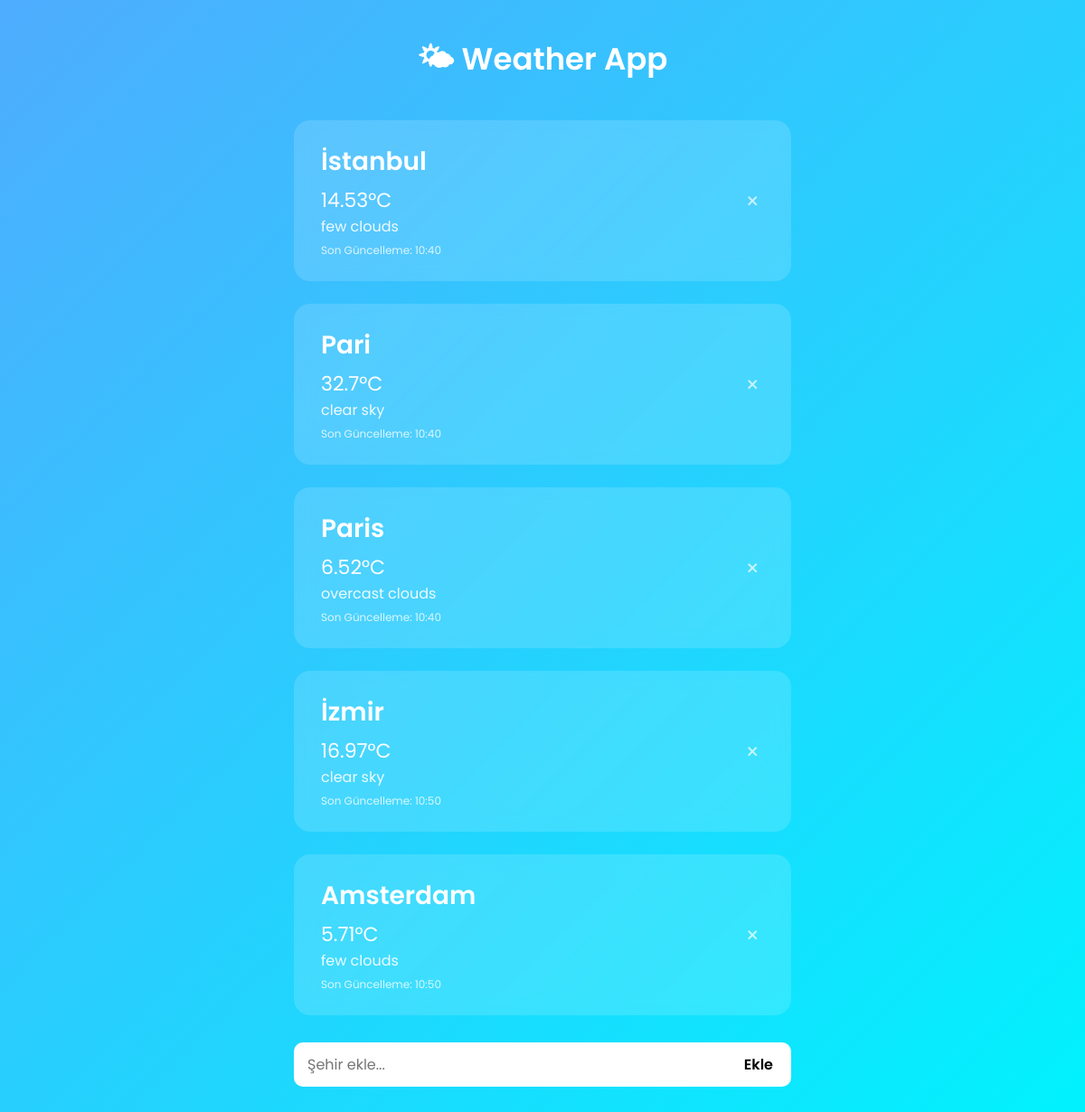
The page / on the database its author committed.
### weather/models.py (models this page shows, shortened)
class City(models.Model):
    name = models.CharField(max_length=25)
    temperature = models.FloatField(null=True, blank=True)
    description = models.CharField(max_length=100, null=True, blank=True)
    icon = models.CharField(max_length=20, null=True, blank=True)
    last_updated = models.DateTimeField(null=True, blank=True)

### weather/views.py (the view, shortened to what this page needs)
# urls.py: path('', views.index, name="index"),
def index(request):
    api_key = settings.WEATHER_API
    cities = City.objects.all()
    weather_data = []
    for city in cities:
        needs_update = False
        error = False
        if city.last_updated is None or (timezone.now() - city.last_updated) > timedelta(hours=1):
            needs_update = True
        if needs_update:
            try:
                url = f"http://api.openweathermap.org/data/2.5/weather?q={city.name}&units=metric&appid={api_key}"
                data = requests.get(url).json()
                if data.get('cod') == 200:
                    city.temperature = data['main']['temp']
                    city.description = data['weather'][0]['description']
                    city.icon = data['weather'][0]['icon']
                    city.last_updated = timezone.now()
                    city.save()
                else:
                    error = True
            except Exception as e:
                print(f"Hata: {e}")
                error = True
        city_weather = {
                    'city': city,
                    'temperature': city.temperature,
                    'description': city.description,
                    'icon': city.icon,
                    'error': error,
                }
        weather_data.append(city_weather)
    context = {
        'weather_data':weather_data,
    }
    return render(request, 'weather/base.html', context)

### weather/templates/weather/base.html (shortened to what this page needs)
<!DOCTYPE html>
<html lang="tr">
<head>
</head>
<body>
    <div class="container">
        <h1 class="title">🌤 Weather App</h1>
        {% for weather in weather_data %}
        <div class="weather-card">
            <div class="left">
                <span class="city">{{ weather.city.name }}</span>
                <span class="temp">{{ weather.temperature }}°C</span>
                <span class="desc">{{ weather.description }}</span>
                <div style="font-size: 12px; margin-top: 5px; opacity: 0.8;">
                    Son Güncelleme: {{ weather.city.last_updated|date:"H:i" }}
                </div>
            </div>
            <div style="display: flex; align-items: center;">
                <a href="{% url 'delete_city' weather.city.id %}" style="text-decoration: none;">
                    <button class="delete-btn" title="Şehri Sil">×</button>
                </a>
            </div>
        </div>
        {% endfor %}
        <form class="add-city-form" method="POST">
            <input type="text" name="name" placeholder="Şehir ekle..." required>
            <button type="submit">Ekle</button>
        </form>
    </div>
</body>
</html>

### weather/templates/weather/base.html (style rules this page uses)
* { margin: 0; padding: 0; box-sizing: border-box; font-family: "Poppins", sans-serif; }
body { background: linear-gradient(135deg, #4facfe, #00f2fe); min-height: 100vh; display: flex; justify-content: center; padding: 40px 10px; }
.container { width: 100%; max-width: 550px; }
.title { text-align: center; color: white; font-size: 34px; font-weight: 600; margin-bottom: 35px; }
.weather-card { background: rgba(255, 255, 255, 0.15); backdrop-filter: blur(10px); border-radius: 18px; padding: 25px 30px; margin-bottom: 25px; color: white; display: flex; justify-content: space-between; align-items: center; transition: transform 0.2s ease; }
.left { display: flex; flex-direction: column; }
.city { font-size: 28px; font-weight: 600; }
.temp { font-size: 22px; font-weight: 400; margin-top: 5px; }
.desc { font-size: 16px; opacity: 0.9; }
.delete-btn { background: transparent; border: none; color: rgba(255, 255, 255, 0.7); font-size: 24px; cursor: pointer; margin-left: 20px; transition: color 0.3s ease; padding: 5px; }
.add-city-form { margin-top: 30px; display: flex; }
.add-city-form input { flex: 1; padding: 12px 15px; border: none; border-radius: 10px 0 0 10px; outline: none; font-size: 16px; }
.add-city-form button { padding: 12px 20px; background: #ffffff; border: none; cursor: pointer; border-radius: 0 10px 10px 0; font-size: 16px; font-weight: 600; }

### rows shown on the page
City: city.name "İstanbul", temperature "14.53", description "few clouds", city.last_updated "10:40"
City: city.name "Pari", temperature "32.7", description "clear sky", city.last_updated "10:40"
City: city.name "Paris", temperature "6.52", description "overcast clouds", city.last_updated "10:40"
City: city.name "İzmir", temperature "16.97", description "clear sky", city.last_updated "10:50"
City: city.name "Amsterdam", temperature "5.71", description "few clouds", city.last_updated "10:50"
